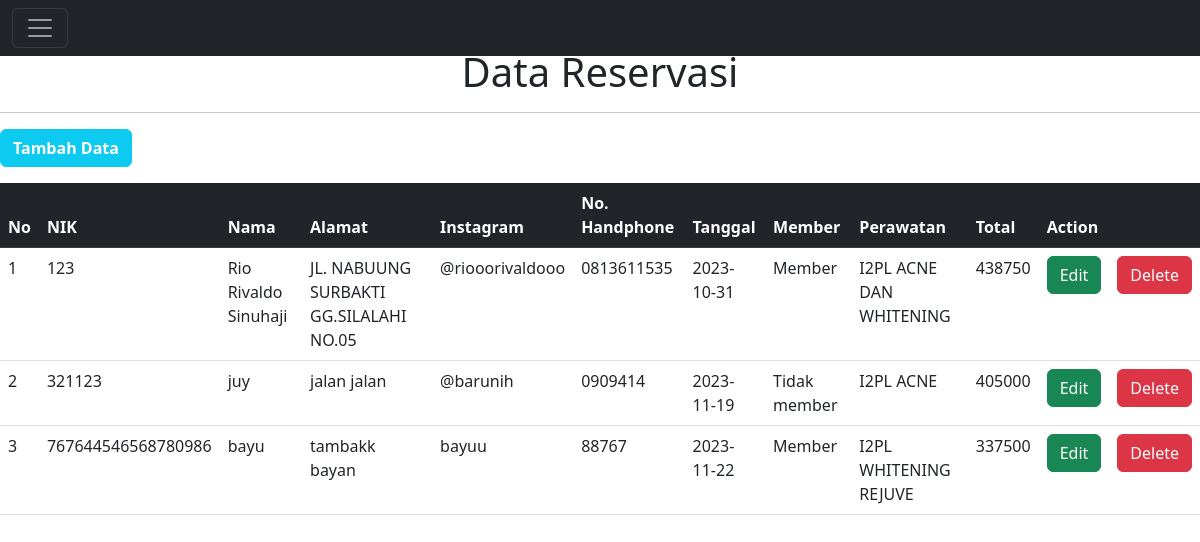
Page /tampil.php (signed in) on the committed database.
### tables this page shows
CREATE TABLE `tbbooking` (
  `nik` varchar(30) NOT NULL,
  `nama` varchar(40) NOT NULL,
  `alamat` varchar(100) NOT NULL,
  `instagram` varchar(30) NOT NULL,
  `hp` varchar(30) NOT NULL,
  `tanggal` date NOT NULL,
  `member` varchar(30) NOT NULL,
  `perawatan` varchar(30) NOT NULL,
  `diskon` int(11) NOT NULL
);

### tampil.php (the view, shortened to what this page needs)
<!DOCTYPE html>
<html lang="en">
<head>
    <link href="https://cdn.jsdelivr.net/npm/bootstrap@5.2.2/dist/css/bootstrap.min.css" rel="stylesheet">
</head>
<body class="bg-login">
<body class="bg-muted">
    <header>
        <nav class="navbar navbar-dark bg-dark fixed-top">
            <div class="container-fluid">
                <button class="navbar-toggler" type="button" data-bs-toggle="offcanvas" data-bs-target="#offcanvasDarkNavbar" aria-controls="offcanvasDarkNavbar">
                    <span class="navbar-toggler-icon"></span>
                </button>
            </div>
        </nav>
    </header>
    <main>
        <br><br>
        <h1 class="text-center">Data Reservasi</h1>
        <hr>
        <a href="tambah.php" type="button" class="btn btn-info mb-3 text-white" style="font-weight: bold;">Tambah Data</a>
        <table class="table">
            <thead class="table-dark">
                <tr>
                    <th scope="col">No</th>
                    <th scope="col">NIK</th>
                    <th scope="col">Nama</th>
                    <th scope="col">Alamat</th>
                    <th scope="col">Instagram</th>
                    <th scope="col">No. Handphone</th>
                    <th scope="col">Tanggal</th>
                    <th scope="col">Member</th>
                    <th scope="col">Perawatan</th>
                    <th scope="col">Total</th>
                    <th scope="col" colspan="2">Action</th>
                </tr>
            </thead>
            <?php
            include 'connect.php';
            $sql = "SELECT * FROM tbbooking";
            $query = mysqli_query($connect, $sql);
            $i = 1;
            while ($data = mysqli_fetch_array($query)) {
            ?>
                <tbody>
                    <tr>
                        <td scope="row"><?= $i ?></td>
                        <td><?= $data['nik'] ?></td>
                        <td><?= $data['nama'] ?></td>
                        <td><?= $data['alamat'] ?></td>
                        <td><?= $data['instagram'] ?></td>
                        <td><?= $data['hp'] ?></td>
                        <td><?= $data['tanggal'] ?></td>
                        <td><?= $data['member'] ?></td>
                        <td><?= $data['perawatan'] ?></td>
                        <td><?= $data['diskon'] ?></td>
                        <td><a href="edit.php?id=<?= $data['nik'] ?>" class="btn btn-success">Edit</a></td>
                        <td><a href="hapus.php?id=<?= $data['nik'] ?>" class="btn btn-danger">Delete</a></td>
                    </tr>
                </tbody>
            <?php $i += 1;
            } ?>
        </table>
    </main>
</body>
</html>

### rows in the picture
tbbooking: nik "123", nama "Rio Rivaldo Sinuhaji", alamat "JL. NABUUNG SURBAKTI GG.SILALAHI NO.05", instagram "@riooorivaldooo", hp "0813611535", tanggal "2023-10-31", member "Member", perawatan "I2PL ACNE DAN WHITENING", diskon "438750"
tbbooking: nik "321123", nama "juy", alamat "jalan jalan", instagram "@barunih", hp "0909414", tanggal "2023-11-19", member "Tidak member", perawatan "I2PL ACNE", diskon "405000"
tbbooking: nik "767644546568780986", nama "bayu", alamat "tambakk bayan", instagram "bayuu", hp "88767", tanggal "2023-11-22", member "Member", perawatan "I2PL WHITENING REJUVE", diskon "337500"
